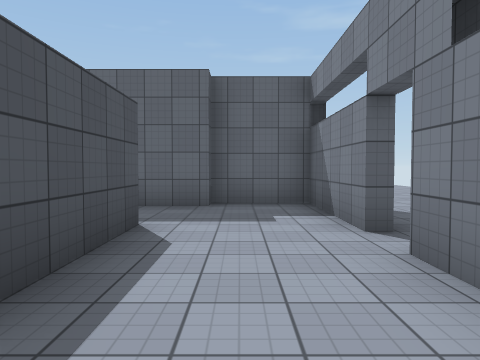
[1] (above)

17 first-person views from a walk through a scene from a Unity 3-D project. The camera is 1.4 m above the floor, tilts 2° down and sees 70° across. Doors are open. The floor is counted in squares, 2 m on a side. Each view is taken from the middle of a square. On the plan, view 1 faces up. The plan holds only what a view shows up to about 11 squares ahead; the rest is blank. The player character is not drawn. Surface patterns are stand-ins for the level's own textures.

[2]
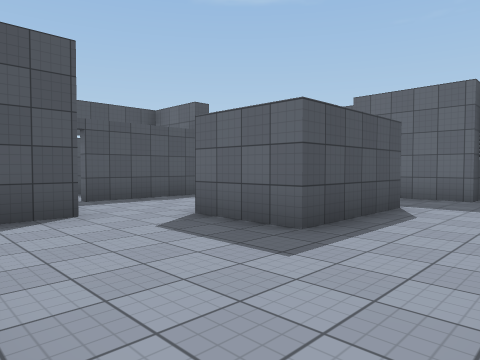

[3]
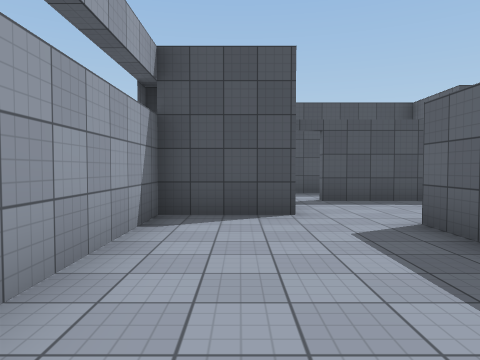

[4]
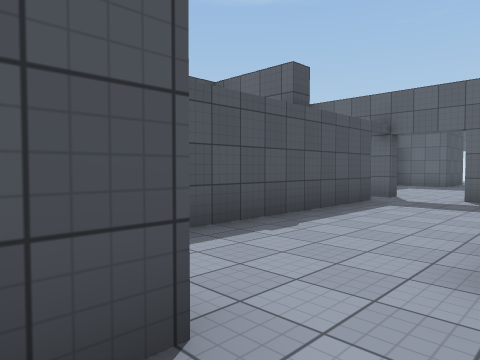

[5]
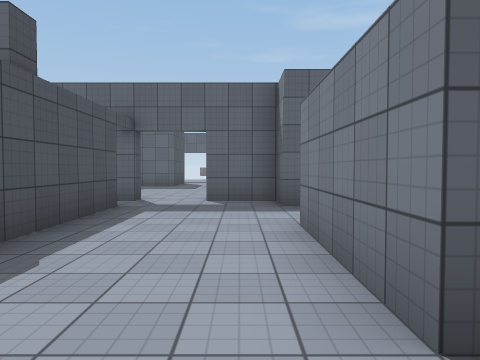

[6]
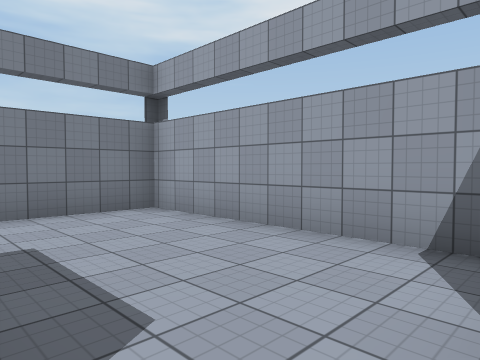

[7]
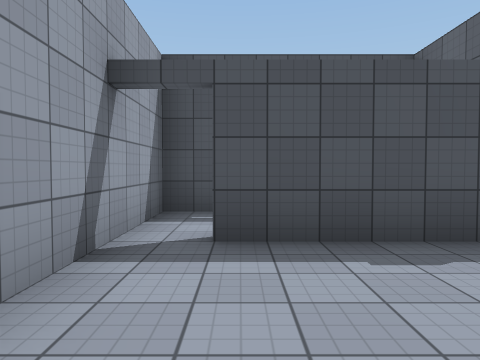

[8]
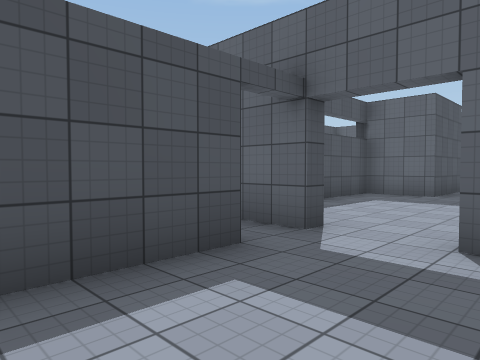

[9]
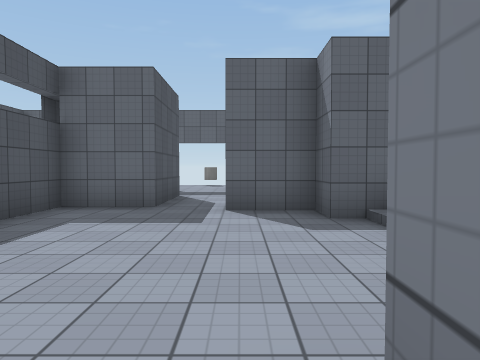

[10]
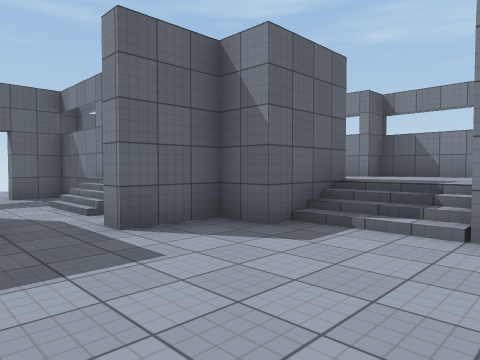

[11]
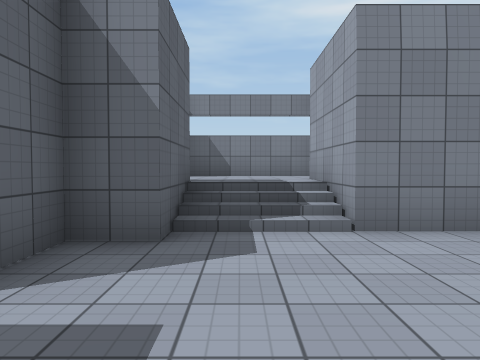

[12]
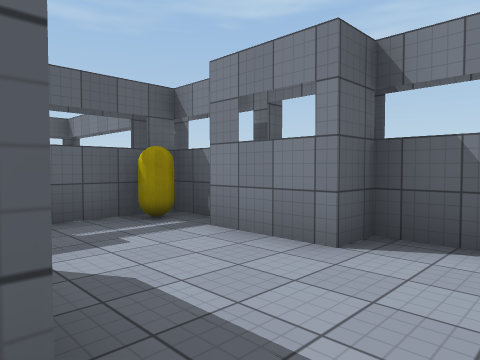

[13]
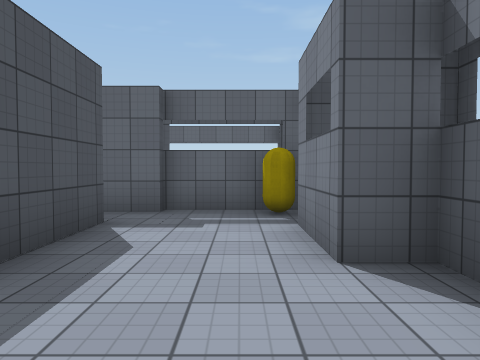

[14]
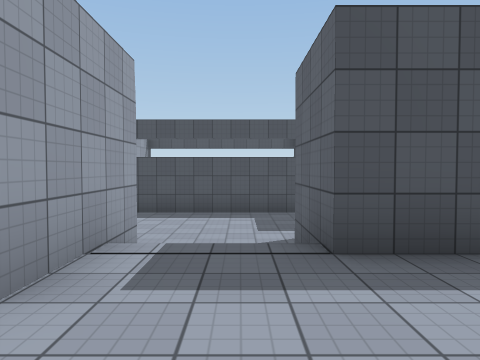

[15]
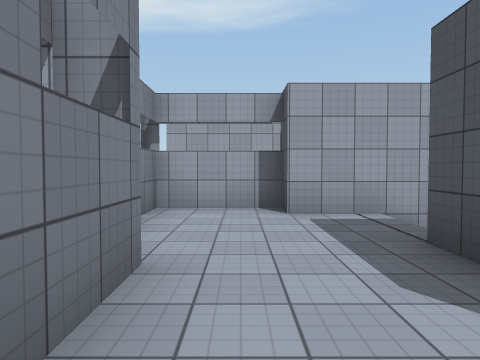

[16]
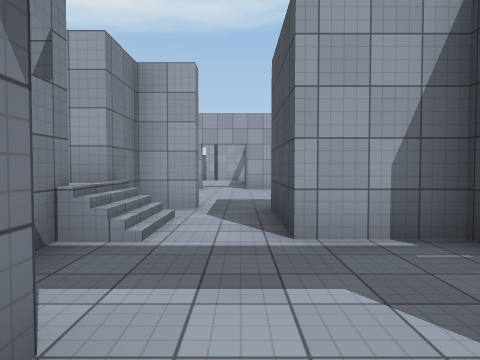

[17]
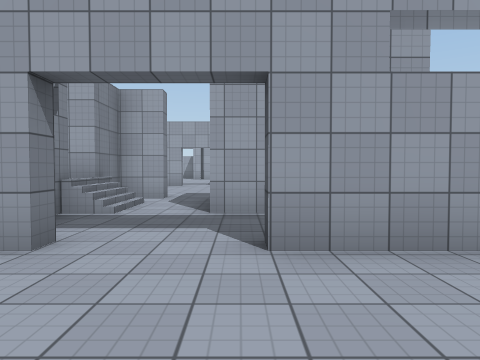

### Floor plan
Key: @ floor where view 1 was taken; # wall or solid block; . main floor; : floor 1 m higher than the main floor; / step, stairs or slope; = window, fence, low wall or low ledge; ^ raised ledge.
Columns run from 9 left of view 1 to 3 right of it. Each row starts with its distance up from view 1.
 21   .
 20  ....
 19 .....
 18 ##..##
 17  ....#
 16  #../# ####
 15  ##./=## :#
 14   #./###::#
 13  ##.###^::#
 12  #....##::##
 11  #....//:::#
 10  #....//:::#
  9  #....######
  8  #....#
  7  ##..## ### .
  6   ##..###.##.
  5    #.......#.
  4    #..##...#
  3    #..##....
  2  # #..##...#
  1  #.#.......#
  0  #.......@.#
 -1  #####.....#
 -2      #.....#
 -3      #######

Where each view was taken, in squares from view 1:
view 1: 0 up, 0 right, facing up
view 2: 2 down, 1 right, facing up-left
view 3: 1 down, 1 right, facing left
view 4: 1 down, 3 left, facing up-left
view 5: 0 up, 4 left, facing up
view 6: 1 up, 4 left, facing down-right
view 7: 1 up, 3 left, facing left
view 8: 4 up, 4 left, facing up-left
view 9: 7 up, 5 left, facing up
view 10: 9 up, 7 left, facing up-right
view 11: 11 up, 7 left, facing right
view 12: 11 up, 2 left, facing up-right
view 13: 10 up, 0 right, facing up
view 14: 11 up, 1 right, facing left
view 15: 15 up, 0 right, facing down
view 16: 19 up, 6 left, facing down
view 17: 21 up, 7 left, facing down
